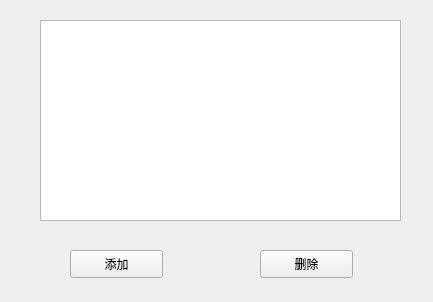
<?xml version="1.0" encoding="UTF-8"?>
<ui version="4.0">
 <class>ModelListView</class>
 <widget class="QWidget" name="ModelListView">
  <property name="geometry">
   <rect>
    <x>0</x>
    <y>0</y>
    <width>433</width>
    <height>302</height>
   </rect>
  </property>
  <property name="windowTitle">
   <string>模型列表</string>
  </property>
  <widget class="QPushButton" name="modelAddButton">
   <property name="geometry">
    <rect>
     <x>70</x>
     <y>250</y>
     <width>93</width>
     <height>28</height>
    </rect>
   </property>
   <property name="text">
    <string>添加</string>
   </property>
  </widget>
  <widget class="QPushButton" name="modelDeleteButton">
   <property name="geometry">
    <rect>
     <x>260</x>
     <y>250</y>
     <width>93</width>
     <height>28</height>
    </rect>
   </property>
   <property name="text">
    <string>删除</string>
   </property>
  </widget>
  <widget class="QListWidget" name="modelListView">
   <property name="enabled">
    <bool>true</bool>
   </property>
   <property name="geometry">
    <rect>
     <x>40</x>
     <y>20</y>
     <width>361</width>
     <height>201</height>
    </rect>
   </property>
  </widget>
 </widget>
 <resources/>
 <connections/>
</ui>
